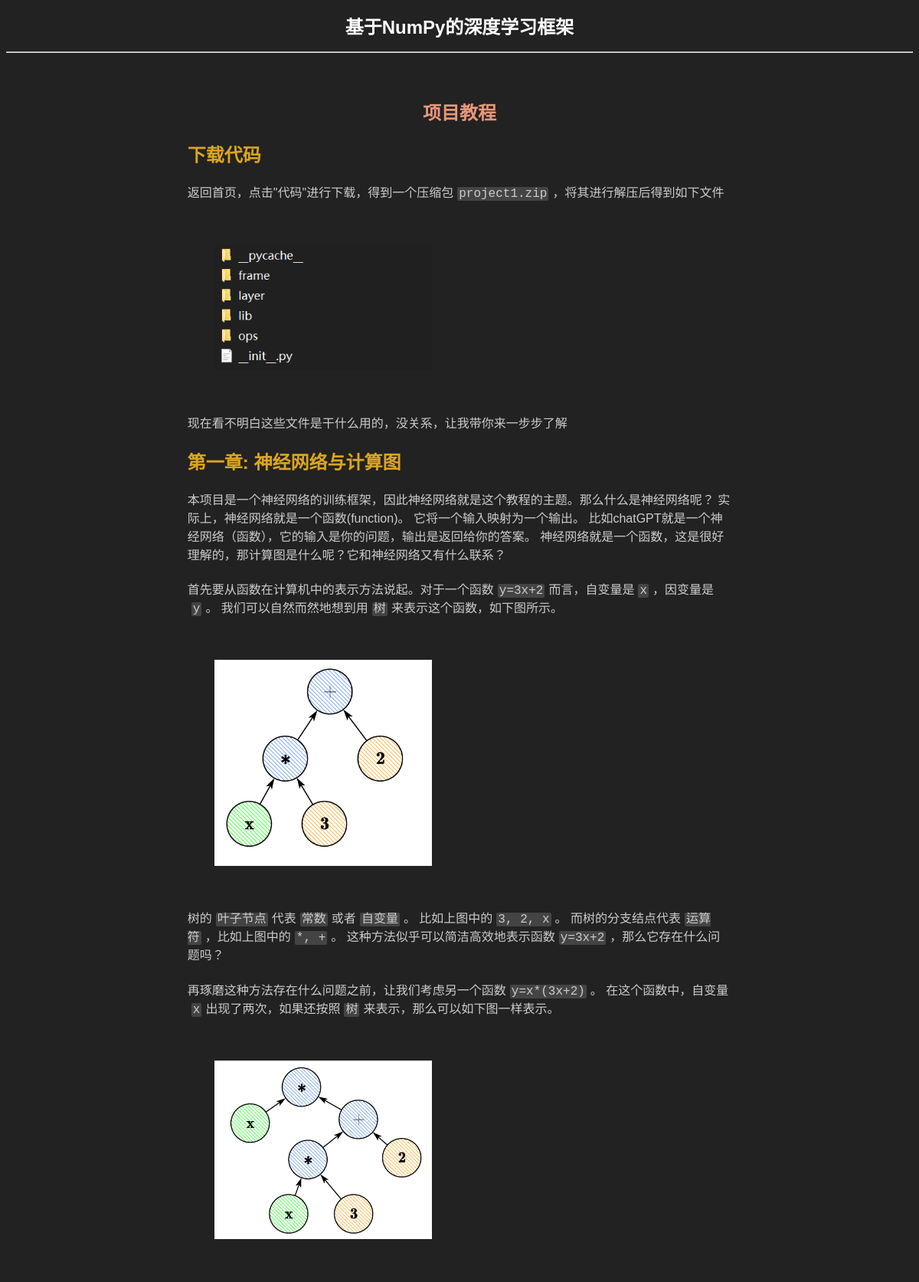
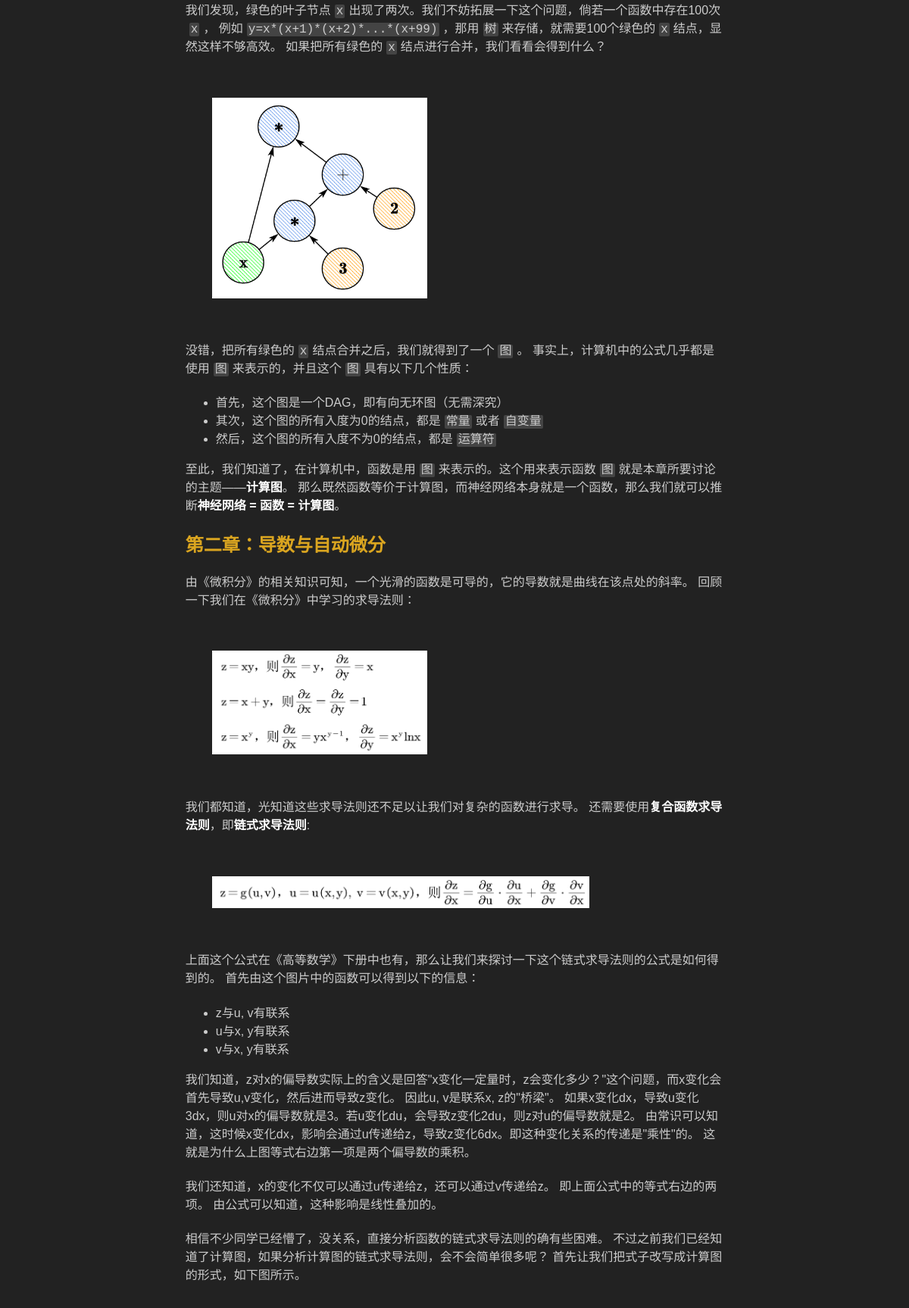
The page /project/1/tutorial/ (upper part) on the database its author committed (2 pictures, top to bottom).
### project/models.py (models this page shows, shortened)
class Project(models.Model):
    prj_id = models.IntegerField(primary_key=True)
    name = models.CharField(max_length=200)
    pub_date = models.DateTimeField("data published", default=now())
    price = models.IntegerField(default=100)
    introduction = models.TextField(default='introduction')
    paper = models.TextField(default='paper')
    tutorial = models.TextField(default='tutorial')

### project/views.py (the view)
# urls.py: path("<int:prj_id>/tutorial/", views.tutorial, name='tutorial'),
def tutorial(request, prj_id):
    project = Project.objects.filter(prj_id=prj_id)[0]
    return render(request, "project/tutorial.html", {'project': project})

### project/templates/project/tutorial.html (shortened to what this page needs)
<!DOCTYPE html>
{% load static %}
<html lang="en-US">
    <head>
    </head>
    <body>
        <header>
            <h1>{{project.name}}</h1>
        </header>
        <hr>
        <main>
            {% autoescape off %}
            {{project.tutorial}}
            {% endautoescape off %}
        </main>
    </body>
</html>

### project/templates/project/tutorial.html (style rules this page uses)
h1 { color: white; font-family: 'Lucida Sans', 'Lucida Sans Regular', 'Lucida Grande', 'Lucida Sans Unicode', Geneva, Verdana, sans-serif; font-size: 1.5em; text-align: center; }
body { background-color: #222222; }
main { margin-left: 20%; width: 60%; margin-top: 5%; color: #cccccc; font-family: 'Lucida Sans', 'Lucida Sans Regular', 'Lucida Grande', 'Lucida Sans Unicode', Geneva, Verdana, sans-serif; }
main h1 { color:darksalmon; font-weight: bold; }
main h2 { color:goldenrod; }
main code { background-color: #444444; font-size: large; border-radius: 2px; margin-left: 5px; margin-right: 5px; padding-left: 2px; padding-right: 2px; }
main strong { color: white; font-weight: bolder; }
main p { margin-bottom: 3%; }
main img { text-align: center; margin-left: 5%; margin-right: 5%; margin-top: 5%; margin-bottom: 5%; }

### rows shown on the page
Project: name "基于NumPy的深度学习框架", tutorial "项目教程 下载代码 返回首页，点击\"代码\"进行下载，得到一个压缩包 project1.zip ，将其进行解压后得到如下文件 现在看不明白这些文件是干什么用的，没关系，让我带你来一步步了解 第一章: 神经网络与计算图 本项目是一个神经网络的训练框架，因此神经网络就是这个教程的主题。那么什么是神经网络呢？ 实际上，神经网络就是一个函数(function)。 它将一个输入映射为一个输出。 比如chatGPT就是一个神经网络（函数），它的输入是你的问题，输出是返回给你的答案。 神经网络就是一个函数，这是很好理解的，那计算图是什么呢？它和神经网络又有什么联系？ 首先要从函数在计算机中的表示方法说起。对于一个函数 y=3x+2 而言，自变量是 x ，因变量是 y 。 我们可以自然而然地想到用 树 来表示这个函数，如下图所示。 树的 叶子节点 代表 常数 或者 自变量 。 比如上图中的 3, 2, x 。 而树的分支结点代表 运算符 ，比如上图中的 *, + 。 这种方法似乎可以简洁高效地表示函数 y=3x+2 ，那么它存在什么问题吗？ 再琢磨这种方法存在什么问题之前，让我们考虑另一个函数 y=x*(3x+2) 。 在这个函数中，自变量 x 出现了两次，如果还按照 树 来表示，那么可以如下图一样表示。 我们发现，绿色的叶子节点 x 出现了两次。我们不妨拓展一下这个问题，倘若一个函数中存在100次 x ， 例如 y=x*(x+1)*(x+2)*...*(x+99) ，那用 树 来存储，就需要100个绿色的 x 结点，显然这样不够高效。 如果把所有绿色的 x 结点进行合并，我们看看会得到什么？…", tutorial (picture)
